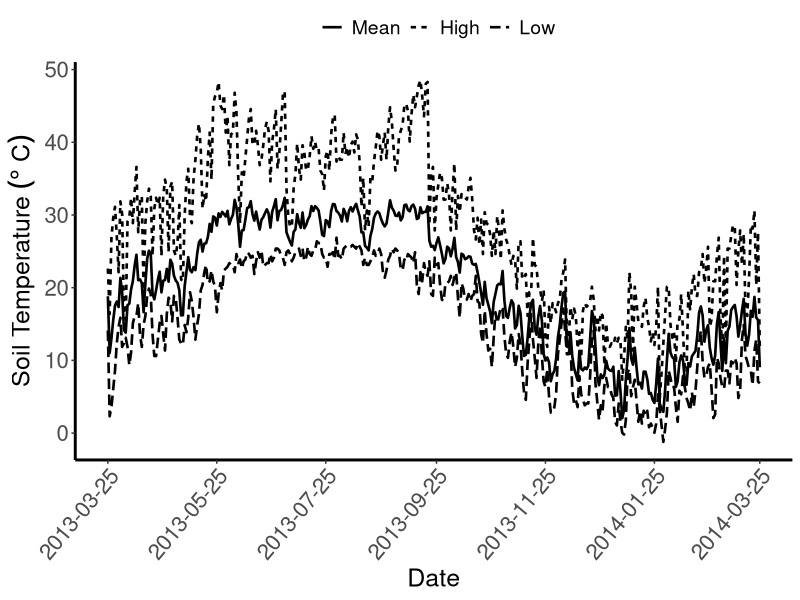
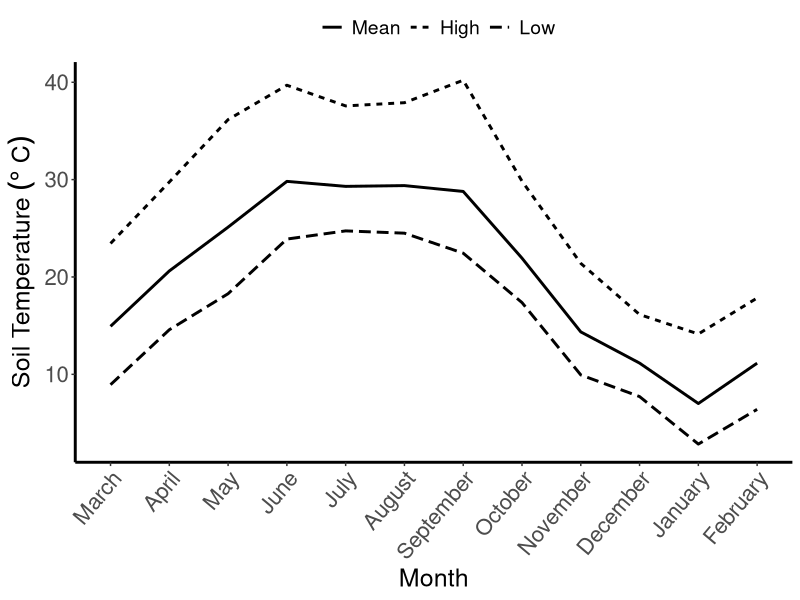

Here is the R script that generated these plots, in order: (Note: this script raises an error after producing the figures.)
#Set working directory
setwd("H:/US Conservation Program/Germination_Experiments/Marshallia_mohrii&Solidago_ouachitensis/Marshallia mohrii - Germination Data Analysis/2018")

library(dplyr)
library(tidyr)
library(reshape2)
library(ggplot2)
library(lubridate)
library(cowplot)

#Read data
dat = read.csv("Marmoh_SoilTemp.csv",header=T)

#Separate Date.Time column into Date and Time columns
dat2 = dat %>% separate(Date.Time, c("Date", "Time"), sep = " ")
dat2$Date2 = as.Date(dat2$Date,"%m/%d/%Y")
dat2$Month = months(dat2$Date2)
dat2$Year = year(dat2$Date2)

#Subset of only soil data
dat.soil = dat2[dat2$Medium == "Soil",]

#group by hour and day so that temperatures for each time point are averaged between "downslope" and "upslope" sensors
hourly = group_by(dat.soil,Month,Date2,Time) %>%
summarise(HMean = mean(Temp))

#group by day using previous summary to get daily mean, maximum, and minimum from the averages of the two sensors
daily = group_by(hourly,Month,Date2) %>%
summarise(DMean = mean(HMean),
DHigh = max(HMean),
DLow = min(HMean))

#Now get three columns for Min, Max, Mean into one column (longest form possible)
daily.2 = melt(daily, id = c("Month","Date2"))


daily.2$Month <- factor(daily.2$Month, levels = c("March","April","May","June","July","August","September","October","November","December","January","February"))
levels(daily.2$variable)[1] <- 'Mean'
levels(daily.2$variable)[2] <- 'High'
levels(daily.2$variable)[3] <- 'Low'
breaks = c("3/25/2013","5/25/2013","7/25/2013","9/25/2013","11/25/2013","1/25/2014","3/25/2014")
breaks = as.Date(breaks,"%m/%d/%Y")
dbreak = as.Date(daily.2$Date2)[which(unique(as.Date(daily.2$Date2)) %in% breaks)]

#plot
ga = ggplot(data = daily.2,aes(x = Month, y = value, group = variable)) + theme_classic()+
geom_line(aes(x=as.Date(Date2),linetype = variable),lwd = 0.9)+
scale_x_date(breaks = as.Date(dbreak))+
labs(y=expression("Soil Temperature " (degree~C)), x = "Date")+
guides(linetype=guide_legend(title=""))+
theme(panel.grid = element_blank(), panel.border = element_blank(), text = element_text(size = 18), legend.text=element_text(size=14),legend.title=element_text(size=16),
	axis.line=element_line(size=1),axis.text.y=element_text(size=16),axis.text.x=element_text(angle=50,hjust=1,size=16),axis.title=element_text(size=18),
	plot.title = element_text(size=16), legend.position = "top")
ggsave("Marmoh_SoilTemp_Day.tiff",units="in",width=8,height=6,dpi=300)

#Now for month summarize to get the monthly mean temp, the mean high, and the mean minimum temps by averaging across days. 
monthly = group_by(daily,Month) %>%
summarise(Mean = mean(DMean),
SE.mean = sd(Mean)/sqrt(length(Mean)),
High = mean(DHigh),
Low = mean(DLow))

monthly.2 = melt(monthly, id = "Month")

monthly.2$Month <- factor(monthly.2$Month, levels = c("March","April","May","June","July","August","September","October","November","December","January","February"))

gb = ggplot(data = monthly.2[monthly.2$variable != "SE.mean",],aes(x = Month, y = value, group = variable)) + theme_classic()+
geom_line(aes(linetype = variable),lwd = 1)+
labs(y=expression("Soil Temperature " (degree~C)), x = "Month")+
guides(linetype=guide_legend(title=""))+
theme(panel.grid = element_blank(), panel.border = element_blank(), text = element_text(size = 18), legend.text=element_text(size=14),legend.title=element_text(size=16),
	axis.line=element_line(size=1),axis.text.y=element_text(size=16),axis.text.x=element_text(angle=50,hjust=1,size=16),axis.title=element_text(size=18),
	plot.title = element_text(size=16), legend.position = "top")+
ggsave("Marmoh_SoilTemp_Month.tiff",units="in",width=8,height=6,dpi=300)


plot_grid(ga,gb,labels=c("(A)","(B)"),nrow=2)
ggsave("Marmoh_SoilTemp_Comb.tiff",units="in",width=10,height=8,dpi=300)
